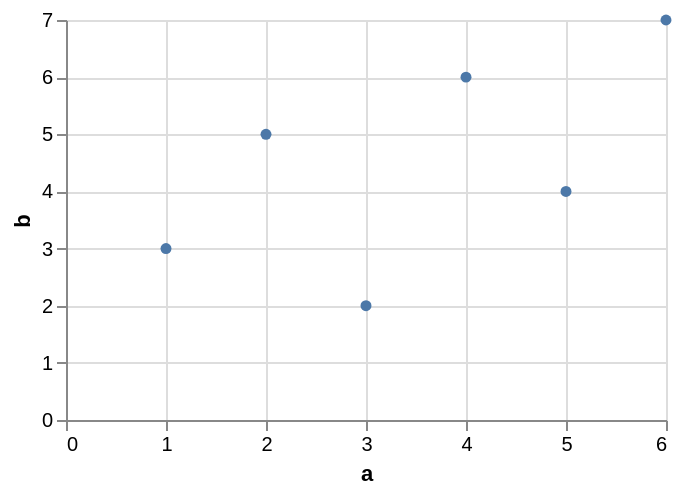

Vega-Lite specification for this chart:
### Vega-Lite specification from a JSON file in a GitHub repository (floating-point values rounded to 4 significant figures)
{"$schema": "https://vega.github.io/schema/vega-lite/v6.json", "data": {"values": [{"a": 1, "b": 3, "c": "x", "d": "2020-01-01"}, {"a": 2, "b": 5, "c": "y", "d": "2020-03-01"}, {"a": 3, "b": 2, "c": "x", "d": "2020-06-01"}, {"a": 4, "b": 6, "c": "z", "d": "2020-09-01"}, {"a": 5, "b": 4, "c": "y", "d": "2021-01-01"}, {"a": 6, "b": 7, "c": "z", "d": "2021-04-01"}]}, "width": 300, "height": 200, "params": [{"name": "pick", "select": {"type": "point", "encodings": ["x"]}}], "mark": "circle", "encoding": {"x": {"field": "a", "type": "quantitative"}, "y": {"field": "b", "type": "quantitative"}, "opacity": {"condition": {"param": "pick", "value": 1}, "value": 0.3}}}
